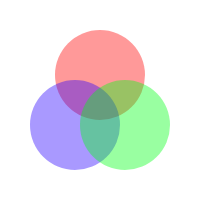
Frame 1 (no input)
Frame 60 (no input): identical to frame 1, image omitted
Frame 120 (the mouse pressed at the canvas centre since frame 60): identical to frame 1, image omitted

The p5.js sketch that drew this single still picture (run headless with seeded random() and noise() and a simulated clock; from frame 60 on, the mouse is pressed at the canvas centre):

// p5.js sketch
// ── sketch.js
function setup() {
  createCanvas(200, 200);
  colorMode(HSB);
}

function draw() {
  background(0, 0, 100);
  noStroke();
  fill(0, 100, 100, .4);
  circle(100, 75, 90);
  fill(250, 100, 100, .4);
  circle(75, 125, 90);
  fill(125, 100, 100, .4);
  circle(125, 125, 90);
}
